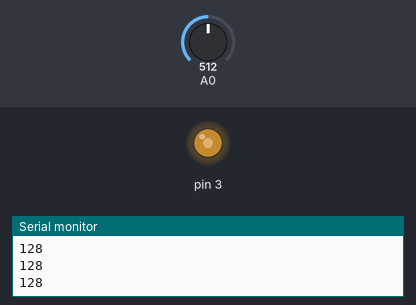
A sketch run on a simulated Arduino Uno, built with avr-gcc and run on an emulated ATmega328P. Parts: output pins drawn as LEDs (lit = HIGH), the last lines printed to the serial monitor. The test bench sets the inputs (shaded band); at power-on: A0 = 512.

Above: at 0.8 s.
0.9 s: A0 set to 716
At 1.2 s:
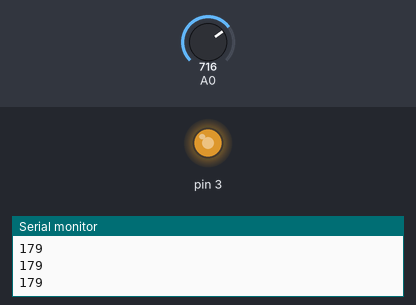
2.4 s: A0 set to 900
At 3.6 s:
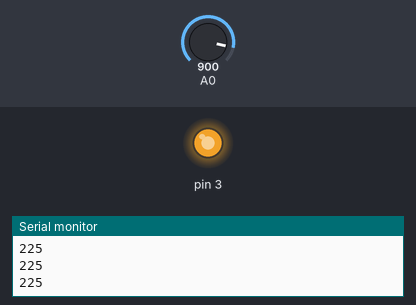
3.9 s: A0 set to 122
At 4.7 s:
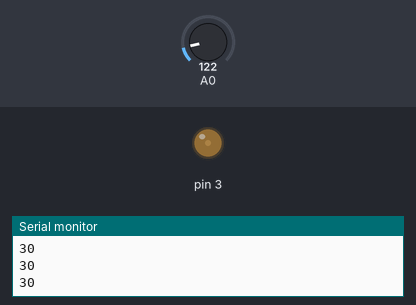
5.4 s: A0 set to 0
At 5.9 s:
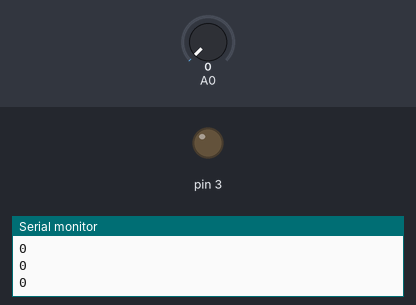
Timing chart, 0 to 7.9 s (numbered marks = the images above; inputs shaded):
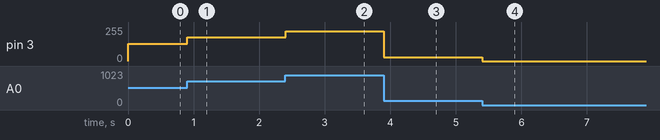

Measured:
- after the input at 0.9 s, pin 3: 128/255 → 179/255 at once
- after the input at 2.4 s, pin 3: 179/255 → 225/255 at once
- after the input at 3.9 s, pin 3: 225/255 → 30/255 at once
- after the input at 5.4 s, pin 3: 30/255 → 0/255 at once

The sketch:

LED_Fade_Potentiometer.ino
```cpp
void setup()  //To run on Arduino, change to void setup()
{
  Serial.begin(9600);
  while (1) {
    int value = analogRead(A0);
    value = value / 4;
    analogWrite(3, value);
    Serial.println(value);
  }
}
```
